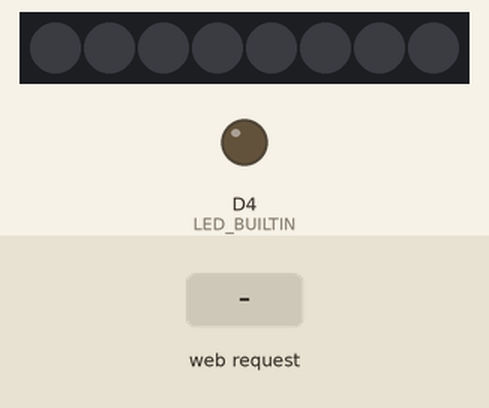
This sketch was run on a simulated ESP8266 (NodeMCU). Parts: 8 RGB LEDs in strip order, left to right, output pins drawn as LEDs (lit = HIGH, except the on-board LED, lit = LOW). The inputs (shaded band) are chosen by the test bench. Dim RGB values are drawn brighter than linear; WiFi joins after 1.5 s; servers stay silent unless stated; what the sketch prints to the serial monitor is not drawn.

Above: at 2.7 s.
2.8 s: HTTP request GET /zapni received
At 4.0 s:
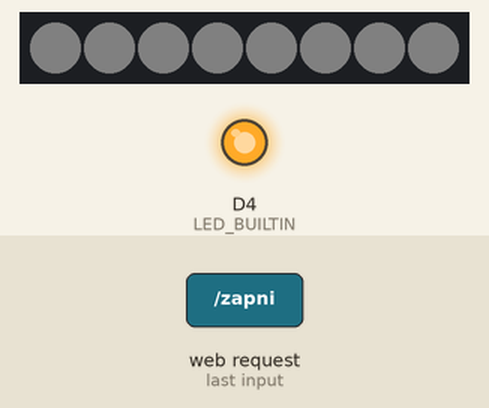
4.3 s: HTTP request GET /blinker received
At 4.87 s:
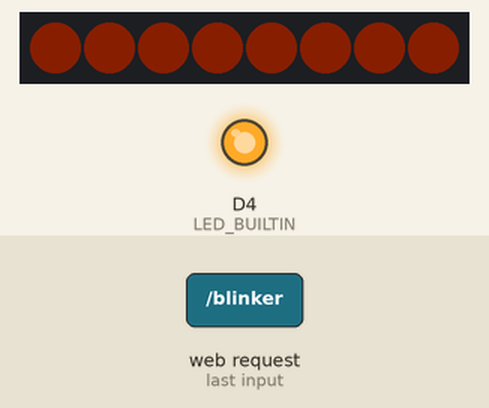
6.6 s: HTTP request GET /rgb received
At 6.61 s:
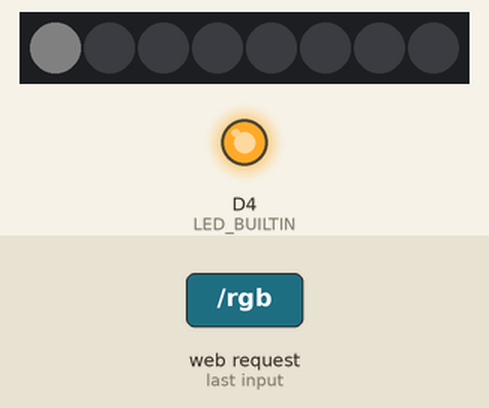
Timing chart, 0 to 9.6 s (numbered marks = the images above; inputs shaded):
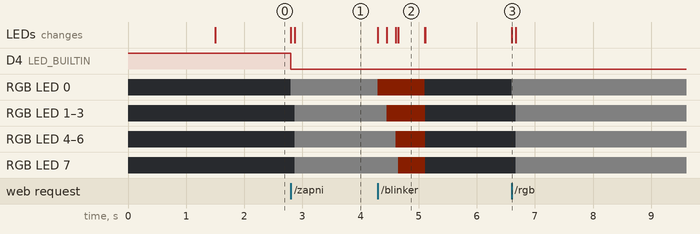

Measured:
- after the input at 2.8 s, D4 (LED_BUILTIN): HIGH → LOW at once; RGB LED 0: off → RGB(5, 5, 5) at once; RGB LED 1–7: off → RGB(5, 5, 5) after 0.07 s; the LEDs: first change at once (image 1 shows a later state)
- after the input at 4.3 s, RGB LED 0: RGB(5, 5, 5) → RGB(9, 2, 0) at once, → off 0.80 s later; RGB LED 1: RGB(5, 5, 5) → RGB(9, 2, 0) after 0.15 s, → off 0.66 s later
- after the input at 6.6 s, RGB LED 0: off → RGB(5, 5, 5) at once; RGB LED 1–7: off → RGB(5, 5, 5) after 0.07 s; the LEDs: change at once (image 3)
- what the display in image 2 shows lasts 0.4 s, from 4.7 s to 5.1 s

The sketch:

WiFi_RGB.ino
```cpp
// HTTP server co bezi na svabu za dola
#include <ESP8266WebServer.h>
#include <Adafruit_NeoPixel.h>

// definice pinu
#define PIN_LED             D2
#define WIFI_SSID           "IoT"
#define WIFI_PASSWORD       "qSUpFC3XyLSLabgQ"

int leds = 8;

//192.168.2.xxx port 80
ESP8266WebServer server(80);

//RGB LED knihovna
Adafruit_NeoPixel pixels = Adafruit_NeoPixel(leds, PIN_LED, NEO_GRB + NEO_KHZ800);

// dalsi promene
int buttonState1 = LOW;
int buttonState2 = LOW;

int r = 0;
int g = 0;
int b = 0;


void setup(void) {
  // zapnuti debug konzole
  Serial.begin(115200);

  // nastaveni LED aby se sni dalo blikat
  pinMode(LED_BUILTIN, OUTPUT);
  digitalWrite(LED_BUILTIN, HIGH);

  // nastaveni wifi modu, jmena site a hesla
  WiFi.mode(WIFI_STA);
  WiFi.begin(WIFI_SSID, WIFI_PASSWORD);
  Serial.println("");

  // cekani na pripojeni k siti
  while (WiFi.status() != WL_CONNECTED) {
    delay(500);
    Serial.print(".");
  }
  Serial.println("");
  Serial.print("Connected to ");
  Serial.println(WIFI_SSID);
  Serial.print("IP address: ");
  Serial.println(WiFi.localIP());

  // definice vsech moznych endpointu
  server.on("/", handleRoot);
  server.on("/vypni", handleTurnOff);
  server.on("/zapni", handleTurnOn);
  server.on("/rgb", handleRgb);
  server.on("/blinker", handleBlinker);
  server.onNotFound(handleNotFound);

  // zapiname http server
  server.begin();
  Serial.println("HTTP server started");

  // zapiname RGB LED knihovnu
  pixels.begin();
}


void loop(void) {
  server.handleClient();
}


int checkValue(int value) {
  if (value > 50) {
    return 50;
  }
  if (value < 0) {
    return 0;
  }
  return value;
}


String getButton(String color, String function) {
  String text = "";
  String url = "";
  int value = 0;

  if (function == String("+")) {
    if (color == String("R")) {
      value = checkValue(r + 1);
      url = getUrl(value, g, b);
    } else if (color == String("G")) {
      value = checkValue(g + 1);
      url = getUrl(r, value, b);
    } else if (color == String("B")) {
      value = checkValue(b + 1);
      url = getUrl(r, g, value);
    }

    text = String(color) + String(" +1");
  } else {
    if (color == "R") {
      value = checkValue(r - 1);
      url = getUrl(value, g, b);
    } else if (color == String("G")) {
      value = checkValue(g - 1);
      url = getUrl(r, value, b);
    } else if (color == String("B")) {
      value = checkValue(b - 1);
      url = getUrl(r, g, value);
    }

    text = String(color) + String(" -1");
  }

  return textToButton(text, url);
}


String getUrl(int red, int green, int  blue) {
  String localIp = ip2Str(WiFi.localIP());
  return String("http://") + localIp + String("/rgb?r=") + red + String("&g=") + green + String("&b=") + blue;
}


void handleRoot() {
  Serial.println("");
  Serial.println("someone is calling root");

  int httpRequestCode = 200; // OK

  String paragraph = String("<p>");
  String lineBreak = String("<br>");
  String buttons = getButton(String("R"), String("+")) + String(" ")
                   + getButton(String("R"), String("-")) + paragraph
                   + getButton(String("G"), String("+")) + String(" ")
                   + getButton(String("G"), String("-")) + paragraph
                   + getButton(String("B"), String("+")) + String(" ")
                   + getButton(String("B"), String("-")) + paragraph;

  String endpoints = textToAhref("/zapni") + paragraph
                     + textToAhref("/vypni") + paragraph
                     + textToAhref("/rgb?r=1&g=0&b=0") + paragraph;

  String style = String("<style>body {background-color: black;color: white;}</style>");

  String rgbTextStyle = String("<p style =\"background-color:rgb(") + rgbValue(r) + String(",") + rgbValue(g) + String(",") + rgbValue(b) + String(")\">");

  String title = String("<title>ESP8266 RGB server</title>");
  String head = String("<head>") + style + title + String("</head>");
  String body = String("<body>")
                + String("<h1>") + String("RGB \(") + r  + String(",") + g + String(",") + b + String("\)") + String(" POWER</h1>") + paragraph
                + lineBreak
                + rgbTextStyle + String("This is a super simple website, running on an ESP8266 based micro controller :)</p>") + paragraph
                + rgbTextStyle + String("You can change color of WS2812B LED strip with 60 diodes !</p>") + paragraph
                + lineBreak
                + String("<h3>Tap on buttons right here:</h3>") + paragraph + lineBreak
                + buttons + paragraph + lineBreak
                + String("Or you call any <b>endpoint</b> via browser or an app:") + paragraph + lineBreak
                + endpoints + paragraph + lineBreak
                + paragraph + lineBreak
                + String("</i></body>");
  String rootContent = String("<html>") + head + body + String("</html>");

  server.send(httpRequestCode, "text/html", rootContent);
}


String rgbValue(int value) {
  if (value != 0 && value < 100) {
    return String("") + (value + 100);
  }
}


void handleTurnOn() {
  logEndpointMessage("/zapni");

  int httpRequestCode = 200; // OK
  digitalWrite(LED_BUILTIN, LOW);

  r = 5;
  g = 5;
  b = 5;

  setStripColor(r, g, b, 10);
  //  server.send(httpRequestCode, "text/plain", "prave si aktivoval LED pres wifi pomoci prohlizece !!!!");
  handleRoot();
}


void handleTurnOff() {
  logEndpointMessage("/vypni");

  int httpRequestCode = 200; // OK
  digitalWrite(LED_BUILTIN, HIGH);

  r = 0;
  g = 0;
  b = 0;

  setStripColor(r, g, b, 10);
  //  server.send(httpRequestCode, "text/plain", "prave si deaktivoval LED pres wifi pomoci prohlizece");
  handleRoot();
}


void handleRgb() {
  logEndpointMessage("/rgb");

  int httpRequestCode = 200; // OK

  for (int i = 0; i < server.args(); i = i + 1) {
    String argumentName = String(server.argName(i));
    String argumentValue = String(server.arg(i));
    Serial.print(String(i) + " ");  //print id
    Serial.print("\"" + argumentName + "\" ");  //print name
    Serial.println("\"" + argumentValue + "\"");  //print value

    if (argumentName == "r") {
      r = checkValue(server.arg(i).toInt());
    }

    if (argumentName == "g") {
      g = checkValue(server.arg(i).toInt());
    }

    if (argumentName == "b") {
      b = checkValue(server.arg(i).toInt());
    }
  }

  for (int i = 0; i < leds; i++) {
    pixels.setPixelColor(i, pixels.Color(r, g, b));
    pixels.show();
    delay(10);
  }

  //server.send(httpRequestCode, "text/plain", "prave si aktivoval RGB LED pres wifi pomoci prohlizece !!!!!!!!!!!!!!!!!!!!!!!!!!!!!!");
  handleRoot();
}


void handleBlinker() {
  logEndpointMessage("/blinker");

  setStripColor(9, 2, 0, 50);
  delay(400);

  setStripColor(0, 0, 0, 1);
  delay(400);

  handleRoot();
}


void handleNotFound() {
  logEndpointMessage("404 - " + server.uri());

  int httpRequestCode = 404; // ERROR
  String message = "File Not Found\n\n";
  message += "URI: ";
  message += server.uri();
  message += "\nMethod: ";
  message += (server.method() == HTTP_GET) ? "GET" : "POST";
  message += "\nArguments: ";
  message += server.args();
  message += "\n";
  for (uint8_t i = 0; i < server.args(); i++) {
    message += " " + server.argName(i) + ": " + server.arg(i) + "\n";
  }
  server.send(httpRequestCode, "text/plain", message);
}


void setStripColor(int r, int g, int b, int pixelAnimationDelay) {
  for (int i = 0; i < leds; i++) {
    pixels.setPixelColor(i, pixels.Color(r, g, b));
    pixels.show();
    delay(pixelAnimationDelay);
  }
}


void logEndpointMessage(String enpointName) {
  Serial.println("---------------------------");
  Serial.println(getClientIp() + " vola " + enpointName);
}


String getClientIp() {
  return server.client().remoteIP().toString();
}


String textToAhref(String text) {
  String ahref = String("<a href=\"") + text + String("\">") + ip2Str(WiFi.localIP()) + text + String("</a>");
  Serial.println(ahref);
  return ahref;
}

String textToButton(String text, String url) {
  String endpointText = ip2Str(WiFi.localIP()) + url;
  String ahref = String("<a href=\"") + url + String("\"><button>   ") + text  + String("   </button></a> ");
  Serial.println(String("Endpoint: ") + endpointText);
  return ahref;
}


String ip2Str(IPAddress ip) {
  String s = "";
  for (int i = 0; i < 4; i++) {
    s += i  ? "." + String(ip[i]) : String(ip[i]);
  }
  return s;
}
```
